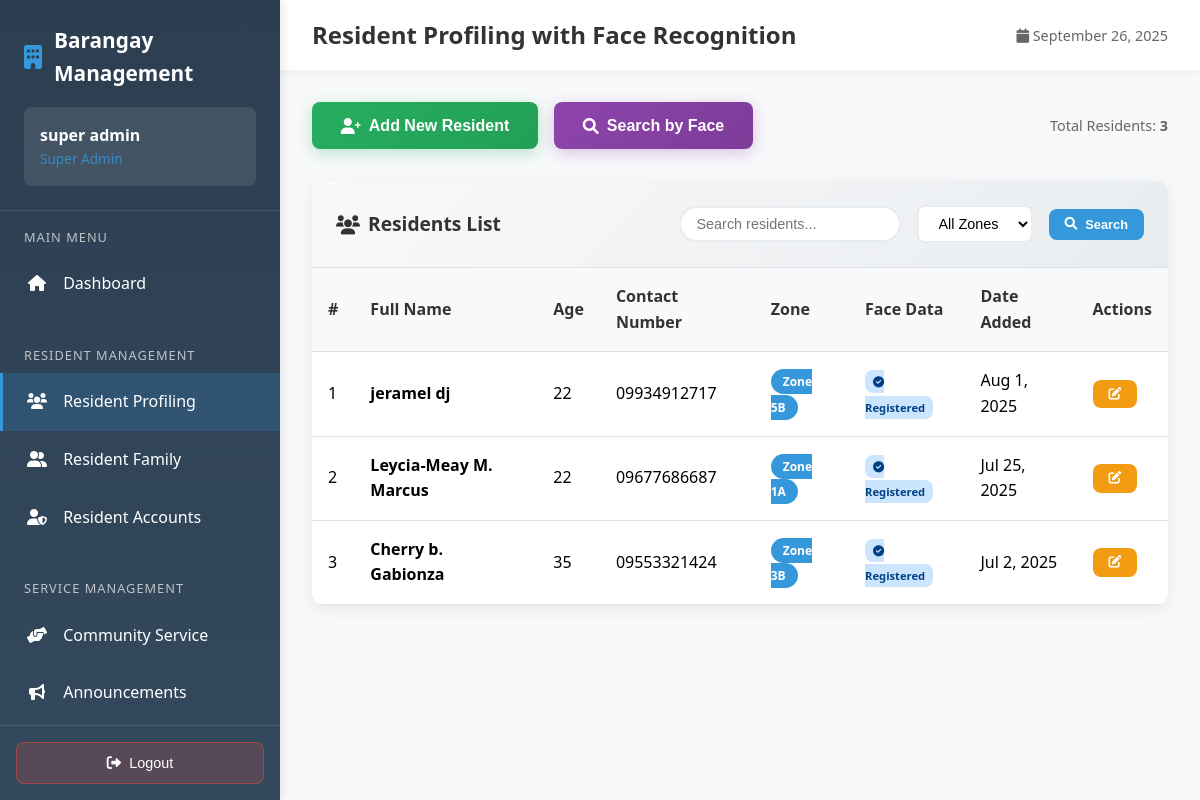
Page /employee/admin/resident-profiling.php (signed in) on the committed database.
### tables this page shows
CREATE TABLE `residents` (
  `id` int(11) NOT NULL,
  `first_name` varchar(100) NOT NULL,
  `middle_initial` varchar(1) DEFAULT NULL,
  `last_name` varchar(100) NOT NULL,
  `full_name` varchar(255) DEFAULT NULL,
  `suffix` varchar(50) DEFAULT NULL,
  `age` int(11) NOT NULL,
  `contact_number` varchar(20) NOT NULL,
  `zone` enum('Zone 1A','Zone 1B','Zone 2A','Zone 2B','Zone 3A','Zone 3B','Zone 4A','Zone 4B','Zone 5A','Zone 5B','Zone 6A','Zone 6B','Zone 7A','Zone 7B') NOT NULL DEFAULT 'Zone 1A',
  `email` varchar(100) DEFAULT NULL,
  `created_at` timestamp NOT NULL DEFAULT current_timestamp(),
  `updated_at` timestamp NOT NULL DEFAULT current_timestamp() ON UPDATE current_timestamp(),
  `photo_path` varchar(255) DEFAULT NULL,
  `face_descriptor` text DEFAULT NULL,
  `face_embedding` text DEFAULT NULL,
  `face_photo` longtext DEFAULT NULL,
  `liveness_verified` tinyint(1) DEFAULT 0,
  `total_volunteer_hours` decimal(6,1) DEFAULT 0.0,
  `total_volunteer_events` int(11) DEFAULT 0,
  `last_volunteer_date` date DEFAULT NULL,
  `volunteer_status` enum('inactive','active','outstanding') DEFAULT 'inactive'
);

### employee/admin/resident-profiling.php (the view, shortened to what this page needs)
<?php
require_once '../../config.php';
$search = isset($_GET['search']) ? mysqli_real_escape_string($connection, $_GET['search']) : '';
$page = isset($_GET['page']) ? intval($_GET['page']) : 1;
$records_per_page = 10;
$offset = ($page - 1) * $records_per_page;
$where_conditions = [];
$where_clause = !empty($where_conditions) ? 'WHERE ' . implode(' AND ', $where_conditions) : '';
$count_query = "SELECT COUNT(*) as total FROM residents $where_clause";
$count_result = mysqli_query($connection, $count_query);
$total_records = mysqli_fetch_assoc($count_result)['total'];
$residents_query = "SELECT * FROM residents $where_clause ORDER BY created_at DESC LIMIT $records_per_page OFFSET $offset";
$residents_result = mysqli_query($connection, $residents_query);
$row_number = $offset + 1;
?>
<!DOCTYPE html>
<html lang="en">
<head>
    <link href="https://cdnjs.cloudflare.com/ajax/libs/font-awesome/6.0.0/css/all.min.css" rel="stylesheet">
</head>
<body>
    <nav class="sidebar" id="sidebar">
        <div class="sidebar-header">
            <div class="sidebar-brand">
                <i class="fas fa-building"></i>
                Barangay Management
            </div>
            <div class="user-info">
                <div class="user-name"><?php echo $_SESSION['full_name']; ?></div>
                <div class="user-role">Super Admin</div>
            </div>
        </div>
        <div class="sidebar-nav">
            <div class="nav-section">
                <div class="nav-section-title">Main Menu</div>
                <a href="dashboard.php" class="nav-item">
                    <i class="fas fa-home"></i>
                    Dashboard
                </a>
            </div>
            <div class="nav-section">
                <div class="nav-section-title">Resident Management</div>
                <a href="resident-profiling.php" class="nav-item active">
                    <i class="fas fa-users"></i>
                    Resident Profiling
                </a>
                <a href="resident_family.php" class="nav-item">
                    <i class="fas fa-user-friends"></i>
                    Resident Family
                </a>
                <a href="resident_account.php" class="nav-item">
					<i class="fas fa-user-shield"></i>
					Resident Accounts
				</a>
            </div>
            <div class="nav-section">
                <div class="nav-section-title">Service Management</div>
                <a href="community_service.php" class="nav-item">
                    <i class="fas fa-hands-helping"></i>
                    Community Service
                </a>
                <a href="announcements.php" class="nav-item">
                    <i class="fas fa-bullhorn"></i>
                    Announcements
                </a>
                <a href="complaints.php" class="nav-item">
                </a>
            </div>
        </div>
        <div class="logout-section">
            <form action="../logout.php" method="POST" id="logoutForm" style="width: 100%;">
                <button type="button" class="logout-btn" onclick="handleLogout()">
                    <i class="fas fa-sign-out-alt"></i>
                    Logout
                </button>
            </form>
        </div>
    </nav>
    <div class="main-content">
        <div class="top-bar">
            <h1 class="page-title">Resident Profiling with Face Recognition</h1>
            <div style="display: flex; align-items: center; gap: 1rem;">
                <span style="color: #666; font-size: 0.9rem;">
                    <i class="fas fa-calendar"></i> <?php echo date('F j, Y'); ?>
                </span>
            </div>
        </div>
        <div class="content-area">
            <div class="action-buttons">
                <div style="display: flex; gap: 1rem; flex-wrap: wrap;">
                    <button class="btn btn-add-resident" onclick="showModal('createModal')">
                        <i class="fas fa-user-plus"></i> Add New Resident
                    </button>
                    <button class="btn btn-face-search" onclick="showModal('searchModal')">
                        <i class="fas fa-search"></i> Search by Face
                    </button>
                </div>
                <div style="color: #666; font-size: 0.9rem;">
                    Total Residents: <strong><?php echo $total_records; ?></strong>
                </div>
            </div>
            <div class="table-card">
                <div class="table-header">
                    <div class="table-title">
                        <i class="fas fa-users"></i>
                        Residents List
                    </div>
                    <div class="search-filters">
                        <form method="GET" style="margin-left: auto; display:flex; gap:1rem; align-items:center;">
                            <input type="text" name="search" placeholder="Search residents..."
                                   class="search-input" value="<?php echo htmlspecialchars($search); ?>">
                            <select name="zone" class="filter-select">
                                <option value="">All Zones</option>
                            </select>
                            <button type="submit" class="btn btn-primary btn-sm">
                                <i class="fas fa-search"></i> Search
                            </button>
                        </form>
                    </div>
                </div>
                <div class="table-responsive">
                    <table class="table">
                        <thead>
                            <tr>
                                <th>#</th>
                                <th>Full Name</th>
                                <th>Age</th>
                                <th>Contact Number</th>
                                <th>Zone</th>
                                <th>Face Data</th>
                                <th>Date Added</th>
                                <th>Actions</th>
                            </tr>
                        </thead>
                        <tbody>
                            <?php if (mysqli_num_rows($residents_result) > 0): ?>
                                <?php while ($resident = mysqli_fetch_assoc($residents_result)): ?>
                                    <tr>
                                        <td><?php echo $row_number++; ?></td>
                                        <td>
                                            <strong><?php echo htmlspecialchars($resident['full_name']); ?></strong>
                                        </td>
                                        <td><?php echo $resident['age']; ?></td>
                                        <td><?php echo htmlspecialchars($resident['contact_number']); ?></td>
                                        <td>
                                            <span class="status-badge zone-badge">
                                                <?php echo htmlspecialchars($resident['zone']); ?>
                                            </span>
                                        </td>
                                        <td>
                                            <?php if ($resident['face_descriptor']): ?>
                                                <span class="face-badge face-registered">
                                                    <i class="fas fa-check-circle"></i> Registered
                                                </span>
                                            <?php else: ?>
                                                <span class="face-badge">
                                                    <i class="fas fa-times-circle"></i> Not Set
                                                </span>
                                            <?php endif; ?>
                                        </td>
                                        <td><?php echo date('M j, Y', strtotime($resident['created_at'])); ?></td>
                                        <td>
                                            <button class="btn btn-warning btn-sm" onclick="editResident(<?php echo htmlspecialchars(json_encode($resident)); ?>)">
                                                <i class="fas fa-edit"></i>
                                            </button>
                                        </td>
                                    </tr>
                                <?php endwhile; ?>
                            <?php endif; ?>
                        </tbody>
                    </table>
                </div>
            </div>
        </div>
    </div>
</body>
</html>

### rows in the picture
residents: full_name "jeramel dj", age "22", contact_number "09934912717", zone "Zone 5B", shows "Registered", created_at "Aug 1, 2025"
residents: full_name "Leycia-Meay M. Marcus", age "22", contact_number "09677686687", zone "Zone 1A", shows "Registered", created_at "Jul 25, 2025"
residents: full_name "Cherry b. Gabionza", age "35", contact_number "09553321424", zone "Zone 3B", shows "Registered", created_at "Jul 2, 2025"

### other values in the picture
$_SESSION['full_name'] "super admin"
$total_records "3"
